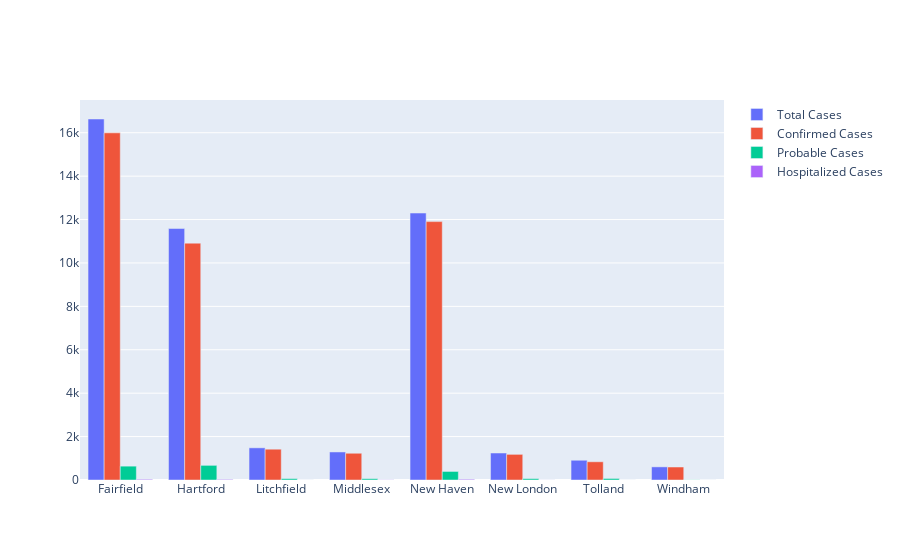

Write notebook code for a chart like this one.
### Code cell
sat = ctcovid[ctcovid['date_updated'] == '06/27/2020']
sat_counties = sat['county']
fig = go.Figure()
fig.add_trace(go.Bar(x=sat_counties, y=sat['total_cases'],
             name='Total Cases'))
fig.add_trace(go.Bar(x=sat_counties, y=sat['confirmed_cases'],
             name='Confirmed Cases'))
fig.add_trace(go.Bar(x=sat_counties, y=sat['probable_cases'],
             name='Probable Cases'))
fig.add_trace(go.Bar(x=sat_counties, y=sat['hospitalized_cases'],
             name='Hospitalized Cases'))
fig.show()

### Figure 1 — Plotly figure (JSON) as saved in the notebook; plotly's stock layout.template omitted (floating-point values rounded to 4 significant figures)
{"data": [{"name": "Total Cases", "type": "bar", "x": ["Fairfield", "Hartford", "Litchfield", "Middlesex", "New Haven", "New London", "Tolland", "Windham"], "y": [16633, 11587, 1482, 1292, 12299, 1244, 910, 605]}, {"name": "Confirmed Cases", "type": "bar", "x": ["Fairfield", "Hartford", "Litchfield", "Middlesex", "New Haven", "New London", "Tolland", "Windham"], "y": [15995, 10912, 1419, 1232, 11905, 1182, 840, 598]}, {"name": "Probable Cases", "type": "bar", "x": ["Fairfield", "Hartford", "Litchfield", "Middlesex", "New Haven", "New London", "Tolland", "Windham"], "y": [638, 675, 63, 60, 394, 62, 70, 7]}, {"name": "Hospitalized Cases", "type": "bar", "x": ["Fairfield", "Hartford", "Litchfield", "Middlesex", "New Haven", "New London", "Tolland", "Windham"], "y": [32, 27, 1, 8, 33, 2, 0, 0]}], "layout": {}}
